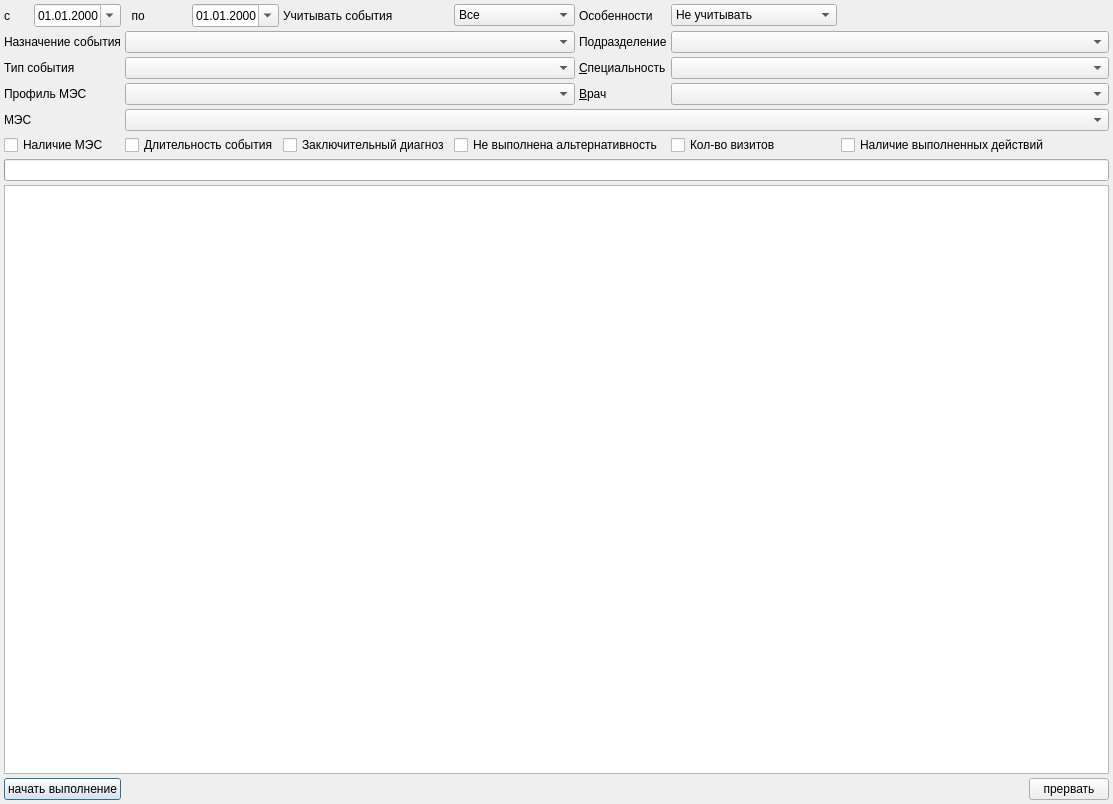
<?xml version="1.0" encoding="UTF-8"?>
<ui version="4.0">
 <class>LogicalControlMesDialog</class>
 <widget class="QDialog" name="LogicalControlMesDialog">
  <property name="geometry">
   <rect>
    <x>0</x>
    <y>0</y>
    <width>1113</width>
    <height>804</height>
   </rect>
  </property>
  <property name="windowTitle">
   <string>Логический контроль событий с МЭС </string>
  </property>
  <layout class="QGridLayout" name="gridLayout">
   <property name="margin">
    <number>4</number>
   </property>
   <property name="spacing">
    <number>4</number>
   </property>
   <item row="0" column="0">
    <widget class="QLabel" name="lblBegin">
     <property name="text">
      <string>с   </string>
     </property>
     <property name="buddy">
      <cstring>dateBeginPeriod</cstring>
     </property>
    </widget>
   </item>
   <item row="0" column="1">
    <widget class="CDateEdit" name="dateBeginPeriod">
     <property name="sizePolicy">
      <sizepolicy hsizetype="Maximum" vsizetype="Fixed">
       <horstretch>0</horstretch>
       <verstretch>0</verstretch>
      </sizepolicy>
     </property>
     <property name="displayFormat">
      <string>dd.MM.yyyy</string>
     </property>
     <property name="calendarPopup">
      <bool>true</bool>
     </property>
    </widget>
   </item>
   <item row="0" column="2">
    <widget class="QLabel" name="lblEnd">
     <property name="text">
      <string>  по    </string>
     </property>
     <property name="buddy">
      <cstring>dateEndPeriod</cstring>
     </property>
    </widget>
   </item>
   <item row="0" column="3">
    <widget class="CDateEdit" name="dateEndPeriod">
     <property name="sizePolicy">
      <sizepolicy hsizetype="Maximum" vsizetype="Fixed">
       <horstretch>0</horstretch>
       <verstretch>0</verstretch>
      </sizepolicy>
     </property>
     <property name="displayFormat">
      <string>dd.MM.yyyy</string>
     </property>
     <property name="calendarPopup">
      <bool>true</bool>
     </property>
    </widget>
   </item>
   <item row="0" column="6">
    <widget class="QLabel" name="lblEventFeature">
     <property name="text">
      <string>Особенности</string>
     </property>
    </widget>
   </item>
   <item row="0" column="7">
    <widget class="QComboBox" name="cmbEventFeature">
     <item>
      <property name="text">
       <string>Не учитывать</string>
      </property>
     </item>
     <item>
      <property name="text">
       <string>Только выполненные</string>
      </property>
     </item>
     <item>
      <property name="text">
       <string>Только невыполненные</string>
      </property>
     </item>
    </widget>
   </item>
   <item row="0" column="8">
    <spacer name="horizontalSpacer_2">
     <property name="orientation">
      <enum>Qt::Horizontal</enum>
     </property>
     <property name="sizeHint" stdset="0">
      <size>
       <width>42</width>
       <height>20</height>
      </size>
     </property>
    </spacer>
   </item>
   <item row="3" column="6">
    <widget class="QLabel" name="lblOrgStructure">
     <property name="text">
      <string>Подразделение</string>
     </property>
    </widget>
   </item>
   <item row="3" column="7" colspan="2">
    <widget class="COrgStructureComboBox" name="cmbOrgStructure">
     <property name="enabled">
      <bool>true</bool>
     </property>
    </widget>
   </item>
   <item row="4" column="6">
    <widget class="QLabel" name="lblSpeciality">
     <property name="text">
      <string>&amp;Специальность</string>
     </property>
     <property name="buddy">
      <cstring>cmbSpeciality</cstring>
     </property>
    </widget>
   </item>
   <item row="4" column="7" colspan="2">
    <widget class="CRBComboBox" name="cmbSpeciality">
     <property name="enabled">
      <bool>true</bool>
     </property>
     <property name="whatsThis">
      <string>&lt;html&gt;&lt;head&gt;&lt;meta name=&quot;qrichtext&quot; content=&quot;1&quot; /&gt;&lt;style type=&quot;text/css&quot;&gt;
p, li { white-space: pre-wrap; }
&lt;/style&gt;&lt;/head&gt;&lt;body style=&quot; font-family:'MS Shell Dlg 2'; font-size:8.25pt; font-weight:400; font-style:normal;&quot;&gt;
&lt;p style=&quot;-qt-paragraph-type:empty; margin-top:0px; margin-bottom:0px; margin-left:0px; margin-right:0px; -qt-block-indent:0; text-indent:0px;&quot;&gt;&lt;/p&gt;&lt;/body&gt;&lt;/html&gt;</string>
     </property>
    </widget>
   </item>
   <item row="5" column="6">
    <widget class="QLabel" name="lblPersonal">
     <property name="sizePolicy">
      <sizepolicy hsizetype="Maximum" vsizetype="Preferred">
       <horstretch>0</horstretch>
       <verstretch>0</verstretch>
      </sizepolicy>
     </property>
     <property name="text">
      <string>&amp;Врач</string>
     </property>
     <property name="buddy">
      <cstring>cmbPerson</cstring>
     </property>
    </widget>
   </item>
   <item row="5" column="7" colspan="2">
    <widget class="CPersonComboBoxEx" name="cmbPerson"/>
   </item>
   <item row="9" column="0" colspan="9">
    <widget class="CProgressBar" name="prbControlMes">
     <property name="format">
      <string>%p%</string>
     </property>
    </widget>
   </item>
   <item row="10" column="0" colspan="9">
    <widget class="CRemarkListWidget" name="listResultControlMes">
     <property name="editTriggers">
      <set>QAbstractItemView::DoubleClicked|QAbstractItemView::EditKeyPressed|QAbstractItemView::SelectedClicked</set>
     </property>
     <property name="selectionMode">
      <enum>QAbstractItemView::ExtendedSelection</enum>
     </property>
     <property name="flow">
      <enum>QListView::TopToBottom</enum>
     </property>
    </widget>
   </item>
   <item row="11" column="0" colspan="9">
    <layout class="QHBoxLayout" name="horizontalLayout_2">
     <property name="spacing">
      <number>4</number>
     </property>
     <item>
      <widget class="QPushButton" name="btnStartControl">
       <property name="text">
        <string>начать выполнение</string>
       </property>
       <property name="autoDefault">
        <bool>true</bool>
       </property>
      </widget>
     </item>
     <item>
      <widget class="QLabel" name="lblCountLine">
       <property name="sizePolicy">
        <sizepolicy hsizetype="Expanding" vsizetype="Preferred">
         <horstretch>0</horstretch>
         <verstretch>0</verstretch>
        </sizepolicy>
       </property>
       <property name="text">
        <string/>
       </property>
       <property name="alignment">
        <set>Qt::AlignCenter</set>
       </property>
      </widget>
     </item>
     <item>
      <widget class="QPushButton" name="btnEndControl">
       <property name="text">
        <string>прервать</string>
       </property>
       <property name="autoDefault">
        <bool>true</bool>
       </property>
      </widget>
     </item>
    </layout>
   </item>
   <item row="8" column="0" colspan="2">
    <widget class="QCheckBox" name="chkMes">
     <property name="text">
      <string>Наличие МЭС</string>
     </property>
    </widget>
   </item>
   <item row="8" column="2" colspan="2">
    <widget class="QCheckBox" name="chkDuration">
     <property name="text">
      <string>Длительность события</string>
     </property>
    </widget>
   </item>
   <item row="8" column="4">
    <widget class="QCheckBox" name="chkMKB">
     <property name="text">
      <string>Заключительный диагноз</string>
     </property>
    </widget>
   </item>
   <item row="8" column="8">
    <widget class="QCheckBox" name="chkExecActions">
     <property name="text">
      <string>Наличие выполненных действий</string>
     </property>
    </widget>
   </item>
   <item row="8" column="7">
    <widget class="QCheckBox" name="chkCountVisits">
     <property name="text">
      <string>Кол-во визитов</string>
     </property>
    </widget>
   </item>
   <item row="6" column="2" colspan="7">
    <widget class="CMESComboBoxEx" name="cmbMes"/>
   </item>
   <item row="6" column="0" colspan="2">
    <widget class="QLabel" name="lblMes">
     <property name="sizePolicy">
      <sizepolicy hsizetype="Maximum" vsizetype="Preferred">
       <horstretch>0</horstretch>
       <verstretch>0</verstretch>
      </sizepolicy>
     </property>
     <property name="text">
      <string>МЭС</string>
     </property>
     <property name="buddy">
      <cstring>cmbMes</cstring>
     </property>
    </widget>
   </item>
   <item row="3" column="2" colspan="4">
    <widget class="CRBComboBox" name="cmbEventPurpose"/>
   </item>
   <item row="3" column="0" colspan="2">
    <widget class="QLabel" name="lblEventPurpose">
     <property name="text">
      <string>Назначение события</string>
     </property>
    </widget>
   </item>
   <item row="4" column="0" colspan="2">
    <widget class="QLabel" name="lblEventType">
     <property name="sizePolicy">
      <sizepolicy hsizetype="Maximum" vsizetype="Preferred">
       <horstretch>0</horstretch>
       <verstretch>0</verstretch>
      </sizepolicy>
     </property>
     <property name="text">
      <string>Тип события</string>
     </property>
     <property name="buddy">
      <cstring>cmbEventType</cstring>
     </property>
    </widget>
   </item>
   <item row="4" column="2" colspan="4">
    <widget class="CRBComboBox" name="cmbEventType"/>
   </item>
   <item row="5" column="2" colspan="4">
    <widget class="CRBComboBox" name="cmbEventProfile"/>
   </item>
   <item row="5" column="0" colspan="2">
    <widget class="QLabel" name="lblEventProfile">
     <property name="text">
      <string>Профиль МЭС</string>
     </property>
    </widget>
   </item>
   <item row="0" column="5">
    <widget class="QComboBox" name="cmbEventExec">
     <item>
      <property name="text">
       <string>Все</string>
      </property>
     </item>
     <item>
      <property name="text">
       <string>Законченные</string>
      </property>
     </item>
     <item>
      <property name="text">
       <string>Незаконченные</string>
      </property>
     </item>
    </widget>
   </item>
   <item row="0" column="4">
    <widget class="QLabel" name="lblEventExec">
     <property name="text">
      <string>Учитывать события</string>
     </property>
    </widget>
   </item>
   <item row="8" column="5" colspan="2">
    <widget class="QCheckBox" name="chkNotAlternative">
     <property name="text">
      <string>Не выполнена альтернативность</string>
     </property>
    </widget>
   </item>
  </layout>
 </widget>
 <customwidgets>
  <customwidget>
   <class>CDateEdit</class>
   <extends>QDateEdit</extends>
   <header>library/DateEdit.h</header>
  </customwidget>
  <customwidget>
   <class>CRBComboBox</class>
   <extends>QComboBox</extends>
   <header>library/crbcombobox.h</header>
  </customwidget>
  <customwidget>
   <class>CPersonComboBoxEx</class>
   <extends>QComboBox</extends>
   <header>Orgs/PersonComboBoxEx.h</header>
  </customwidget>
  <customwidget>
   <class>COrgStructureComboBox</class>
   <extends>QComboBox</extends>
   <header>Orgs/OrgStructComboBoxes.h</header>
  </customwidget>
  <customwidget>
   <class>CProgressBar</class>
   <extends>QProgressBar</extends>
   <header>library/ProgressBar.h</header>
  </customwidget>
  <customwidget>
   <class>CRemarkListWidget</class>
   <extends>QListWidget</extends>
   <header>RemarkListWidget.h</header>
  </customwidget>
  <customwidget>
   <class>CMESComboBoxEx</class>
   <extends>QComboBox</extends>
   <header>library/MES/MESComboBoxEx.h</header>
  </customwidget>
 </customwidgets>
 <tabstops>
  <tabstop>dateBeginPeriod</tabstop>
  <tabstop>dateEndPeriod</tabstop>
  <tabstop>cmbEventFeature</tabstop>
  <tabstop>cmbEventPurpose</tabstop>
  <tabstop>cmbEventType</tabstop>
  <tabstop>cmbEventProfile</tabstop>
  <tabstop>cmbMes</tabstop>
  <tabstop>cmbOrgStructure</tabstop>
  <tabstop>cmbSpeciality</tabstop>
  <tabstop>cmbPerson</tabstop>
  <tabstop>chkMes</tabstop>
  <tabstop>chkDuration</tabstop>
  <tabstop>chkMKB</tabstop>
  <tabstop>chkCountVisits</tabstop>
  <tabstop>chkExecActions</tabstop>
  <tabstop>listResultControlMes</tabstop>
  <tabstop>btnStartControl</tabstop>
  <tabstop>btnEndControl</tabstop>
 </tabstops>
 <resources/>
 <connections/>
</ui>
